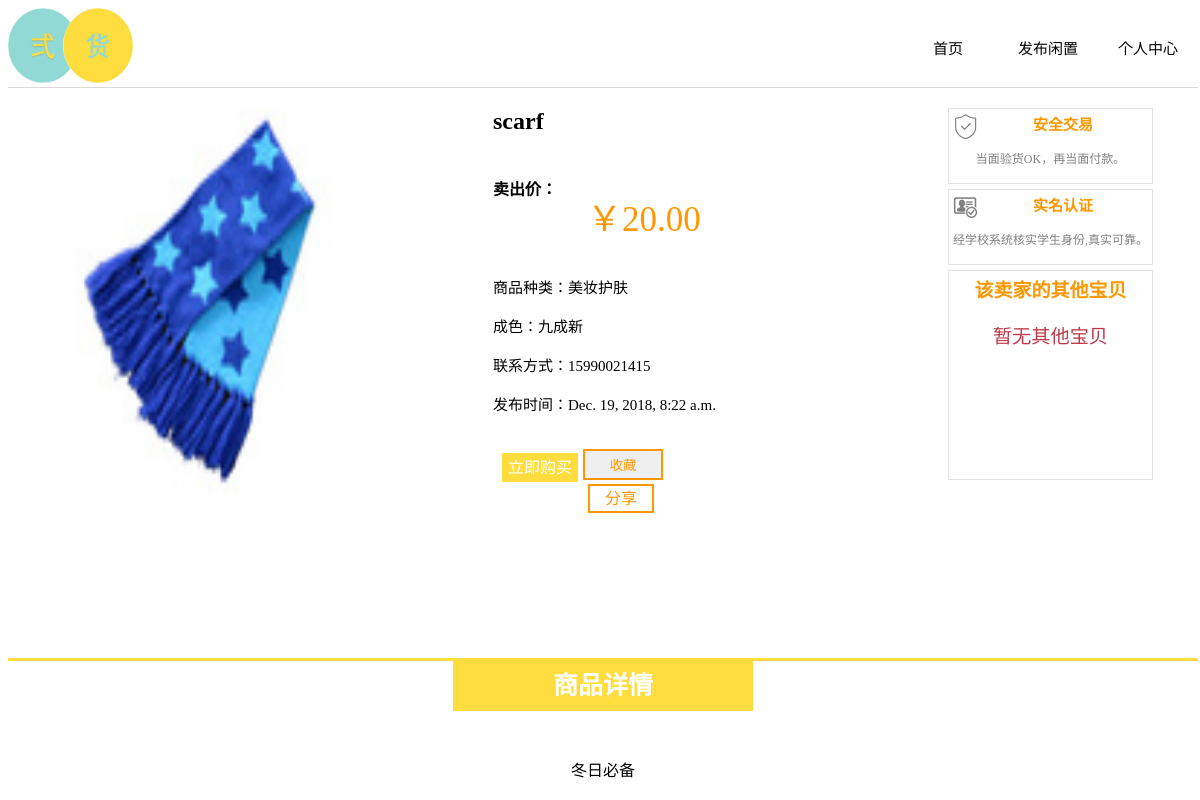
The app's page /sells/15/scarf/ with its own data.
### sells/models.py (models this page shows, shortened)
class Product(models.Model):
    category = models.ForeignKey(Category, related_name='category', on_delete=models.CASCADE)
    name = models.CharField(max_length=200, db_index=True)
    slug = models.SlugField(max_length=200, db_index=True)
    image = models.ImageField(upload_to='products/%y/%m/%d', blank=True)
    description = models.TextField(blank=True)
    price = models.DecimalField(max_digits=10, decimal_places=2)
    available = models.BooleanField(default=True)
    created = models.DateTimeField(auto_now_add=True)
    updated = models.DateTimeField(auto_now=True)
    stuid=models.ForeignKey(User, related_name='User', on_delete=models.CASCADE)
    gold = models.CharField(max_length=100,db_index=True)
    tel= models.CharField(max_length=11,db_index=True)
    class Meta:
        ordering = ('name',)
        index_together = (('id', 'slug'),)

class Category(models.Model):
    name = models.CharField(max_length=200, db_index=True)
    slug = models.SlugField(max_length=200, db_index=True, unique=True)
    class Meta:
        ordering = ('name',)
        verbose_name = 'category'
        verbose_name_plural = 'categories'
    def __str__(self):
        return self.name

### sells/views.py (the view)
# urls.py: path('<int:id>/<slug:slug>/', views.product_detail, name='product_detail'),
def product_detail(request, id, slug):
    product = get_object_or_404(Product, id=id, slug=slug, available=True)
    cart_product_form = CartAddProductForm()
    return render(request, 'detailinfo.html', {'product': product,'cart_product_form': cart_product_form})

### cart/forms.py
class CartAddProductForm(forms.Form):
    update = forms.BooleanField(required=False, initial=False, widget=forms.HiddenInput)

### cart/context_processors.py (called while the page is built)
def cart(request):
    return {'cart': Cart(request)}

### sells/templates/detailinfo.html (shortened to what this page needs)
{% extends "sells/head.html" %}
{% load static %}
{% block content %}
    <link rel="stylesheet" href="{% static "css/iconfont/iconfont.css" %}">
    <link rel="stylesheet" href="{% static "css/good_info.css" %}">
    <div class="goods_detail_con">
        <div class="goods_detail_pic">
            <img src="{% if product.image %}{{ product.image.url }}{% else %}
        {% static "img/no_image.png" %}{% endif %}">
        </div>
        <div class="goods_detail_list">
            <h2>{{ product.name }}</h2>
            <div class="total_p">
                <h4>卖出价：</h4>
                <p class="price">￥{{ product.price }}</p>
            </div>
            <div class="total_g">
                <p>商品种类：{{ product.category }}</p><br>
                <p>成色：{{ product.gold }} </p><br>
                <p>联系方式：{{ product.tel }}</p><br>
                <p>发布时间：{{ product.created }}</p><br>
            </div>
            <div class="btn">
                <ul>
                  <form action="{% url 'cart:cart_add' product.id %}" method="post">
                    <li><a class="buy_btn" href="">立即购买</a></li>
               <input type="submit" value="收藏" class="col" href="#">
    </form>
                    <li><a class="col" href="#">分享</a></li>
                </ul>
            </div>
        </div>
        <div class="other">
            <div class="safe">
                <i class="iconfont">&#xe609;</i>
                <h3>安全交易</h3>
                <p>当面验货OK，再当面付款。</p>
            </div>
            <div class="safe">
                <i class="iconfont">&#xe6a4;</i>
                <h3>实名认证</h3>
                <p>经学校系统核实学生身份,真实可靠。</p></div>
            <div class="o_other"><h3>该卖家的其他宝贝</h3>
                <p>暂无其他宝贝</p></div>
        </div>
    </div>
    <div class="main_wrap">
        <div class="title"><h3>商品详情</h3></div>
        <div class="s_content">
            {{ product.description|linebreaks }}
        </div>
    </div>
{% endblock %}

### sells/static/css/good_info.css (style rules this page uses)
body { width: 1190px; }
.goods_detail_con { width: 1100px; margin: auto; margin-top: 20px; }
.goods_detail_pic { float: left; width: 400px; height: 550px; }
.goods_detail_pic img { width: 350px; height: 400px; }
.goods_detail_list { float: left; width: 300px; margin-left: 40px; margin-right: 10px; }
.goods_detail_list h2 { margin-top: 0; }
.total_p h4 { float: left; }
.total_p p { color: rgb(255, 152, 0); font-size: 35px; float: left; margin-left: 30px; }
.total_g p { font-size: 15px; margin-top: 0; margin-bottom: 0; }
.btn { clear: both; height: auto; float: left; margin: 0 3px; }
.buy_btn { width: 80px; padding: 4px; background-color: rgb(255, 221, 62); color: white; text-decoration: none; border: solid 2px rgb(255, 221, 62); }
.btn ul { padding: 1px; }
.btn ul li { float: left; margin: 5px; list-style: none; }
.col { width: 80px; padding: 4px; padding-left: 15px; padding-right: 15px; border: solid 2px rgb(255, 152, 0); text-decoration: none; color: rgb(255, 152, 0); }
.other { float: right; margin-right: 0; }
.other h3 { font-size: 15px; color: rgb(255, 152, 0); margin-top: 0; text-align: center; }
.other p { font-size: 12px; color: gray; text-align: center; }
.iconfont { float: left; }
.safe { padding: 4px; border: 1px solid #e3e3e3; margin-bottom: 5px; }
.o_other { padding: 4px; border: 1px solid #e3e3e3; margin-bottom: 5px; height: 200px; }
.o_other h3 { font-size: 19px; }
.o_other p { font-size: larger; text-align: center; color: #be3948; }
.main_wrap { clear: both; }
.title { width: 100%; height: 80px; border-top: 3px solid rgb(255, 221, 62); }
.title h3 { width: 300px; height: 50px; background-color: rgb(255, 221, 62); margin: 0 auto; color: white; text-align: center; line-height: 50px; font-size: 25px; }
.s_content { text-align: center; }

### records on screen
Product: image (picture), name "scarf", price "20.00", category "美妆护肤", gold "九成新", tel "15990021415", created "Dec. 19, 2018, 8:22 a.m.", description "冬日必备"
